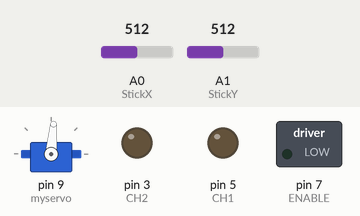
A sketch run on a simulated Arduino Uno, built with avr-gcc and run on an emulated ATmega328P. On the bench: servo, switched loads named in the sketch (green lamp = pin HIGH), output pins drawn as LEDs (lit = HIGH). Inputs (shaded band) come from the test bench; at power-on: A1 (StickY) = 512, A0 (StickX) = 512.

Above: at 1.7 s.
1.8 s: A1 (StickY) set to 580
At 2.5 s:
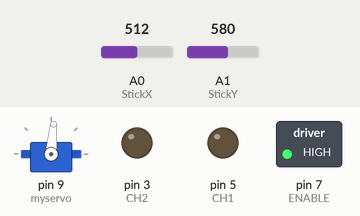
3.3 s: A0 (StickX) set to 420
Timing chart, 0 to 3.4 s (numbered marks = the images above; inputs shaded):
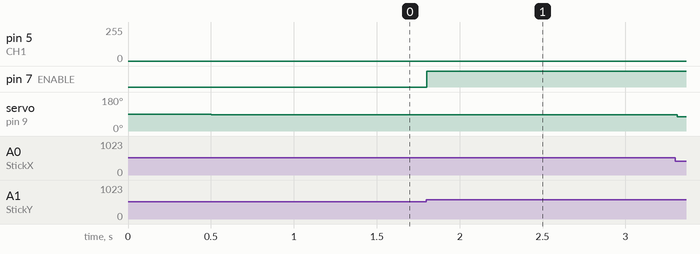

Measured:
- after the input at 1.8 s, pin 7 (ENABLE): LOW → HIGH at once

The sketch:

ControlWithAnalogStick.ino
```cpp
#include <Servo.h>

Servo myservo;

#define ENABLE 7 //motor enable Pin
#define CH1 5 //motor controll Pin 1
#define CH2 3 //motor controll Pin 2
#define StickX A0
#define StickY A1

void setup() {
  myservo.attach(9, 500, 2400);
  pinMode(StickX, INPUT);
  pinMode(StickY, INPUT);
  pinMode(ENABLE, OUTPUT);
  pinMode(CH1, OUTPUT);
  pinMode(CH2, OUTPUT);
  digitalWrite(ENABLE, LOW);
  delay(500);
}

void loop() {
  int stick_x = analogRead(StickX);
  int stick_y = analogRead(StickY);
  int angle;
  int motor_speed;
  angle = map( stick_x, 0, 1023, 40, 130);
  motor_speed = motor_speed > 512 /*Go Straight?*/ ? map(stick_y-512, 0, 512,0,255) : /*Back*/ map(stick_y,0,512,0,255);
  //analogRead : 0 ~ 1023 / motor speed level : 0 ~ 255

  myservo.write(angle);

  if(stick_y > 570){//Go straight
    digitalWrite(ENABLE,HIGH);
    digitalWrite(CH1,HIGH);
    digitalWrite(CH2,LOW);
    analogWrite(CH1,motor_speed);
  }
  else if(stick_y < 430){//Back
    digitalWrite(ENABLE,HIGH);
    digitalWrite(CH2,HIGH);
    digitalWrite(CH1,LOW);
    motor_speed = -motor_speed+255;
    analogWrite(CH2,motor_speed);
    }
  else{ //No Control
    digitalWrite(CH1,LOW);
    digitalWrite(CH2,LOW);
    digitalWrite(ENABLE,LOW);
    }
}
```
